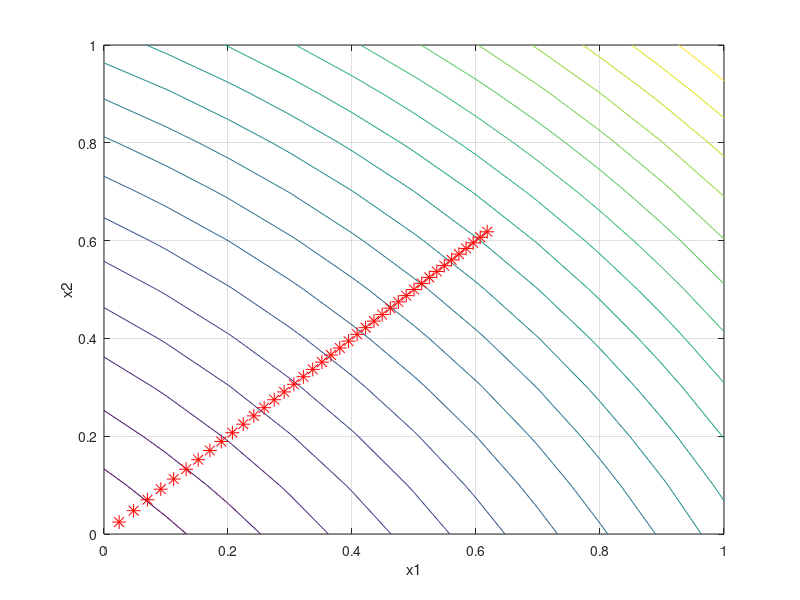

Here is the MATLAB script that generated this plot:
% 例程 10.4  解析解的序列
%  障碍函数示例
%  解析解计算与绘制
v = 0: 0.1: 1;
[vx1, vx2] = meshgrid(v);
y = ((vx1 + 1).^2) + ((vx2 + 1).^2);
%  函数图像绘制
figure(1)
contour(vx1, vx2, y, 20);
hold on;
xlabel('x1');  ylabel('x2');
%  向最优解收敛的轨迹
for  mhu = 2: -0.05: 0.05;
    x1 = (-0.5 + (0.5*sqrt((1 + 2*mhu))));
    x2 = x1;
    plot(x1, x2, 'r*', 'MarkerSize', 10);
end;
xlabel('x1');  ylabel('x2');
grid on;
